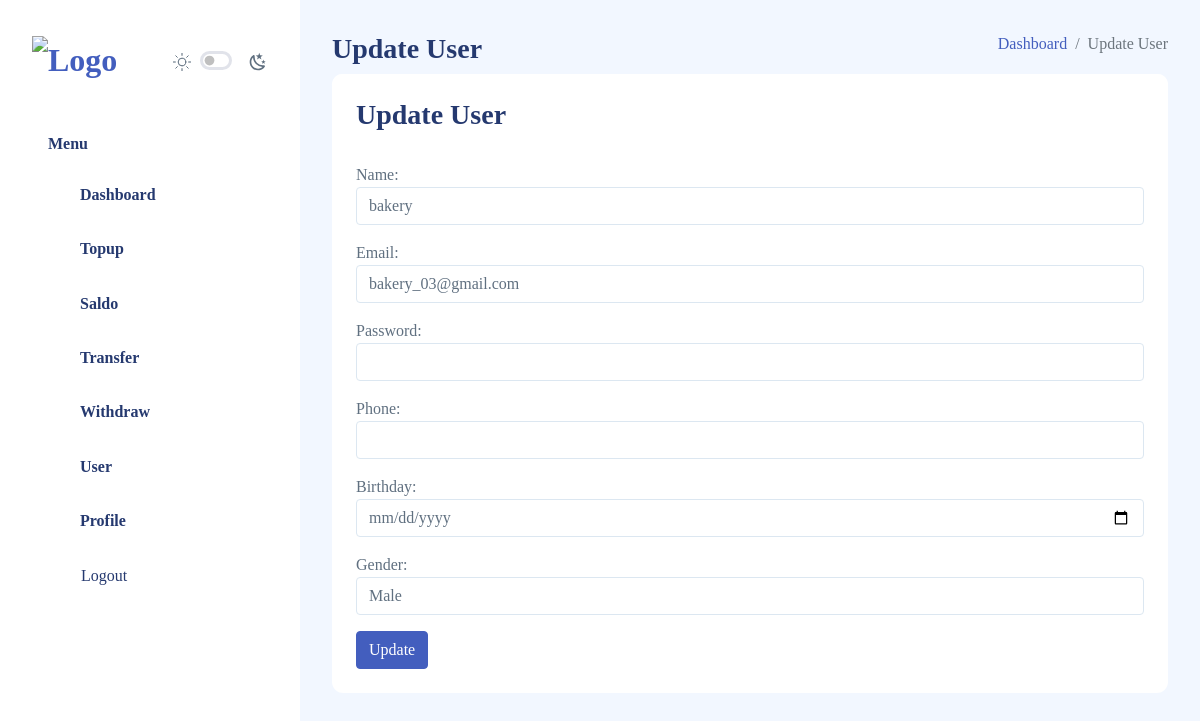
Screenshot of /user/update/1 (signed in) with the database file from the repository.
### apps/user/models.py (models this page shows, shortened)
class User(AbstractBaseUser, PermissionsMixin, TimeStampedModel):
    GENDER_CHOICES = [
        ("M", "Male"),
        ("F", "Female"),
    ]
    name = models.CharField(max_length=100)
    email = models.EmailField(unique=True)
    password = models.CharField(max_length=255)
    noc_transfer = models.CharField(max_length=20, default="0")
    phone = models.CharField(max_length=15, null=True, blank=True)
    birthday = models.DateField(null=True, blank=True)
    gender = models.CharField(
        max_length=1, choices=GENDER_CHOICES, null=True, blank=True
    )
    image = models.ImageField(upload_to="user_images/", null=True, blank=True)
    is_staff = models.BooleanField(
        default=False,
        help_text=("Designates whether the user can log into this admin site."),
    )
    objects = MyUserManager()
    EMAIL_FIELD = "email"
    USERNAME_FIELD = "email"
    REQUIRED_FIELDS = ["name"]

### apps/user/views.py (the view, shortened to what this page needs)
# urls.py: path("update/<int:id>", UserEditView.as_view(), name="user-edit"),
class UserEditView(LoginRequiredMixin, View):
    redirect_field_name = "/auth/login"
    def get(self, request, id):
        user = get_object_or_404(User, pk=id)
        form = UserForm(instance=user)
        return render(
            request,
            "admin/user/edit.html",
            {
                "title": "Edit User",
                "user": user,
                "form": form,
            },
        )

### apps/user/forms.py
class UserForm(forms.ModelForm):
    name = forms.CharField(widget=forms.TextInput(attrs={"class": "form-control"}))
    email = forms.EmailField(widget=forms.EmailInput(attrs={"class": "form-control"}))
    password = forms.CharField(
        widget=forms.PasswordInput(attrs={"class": "form-control"})
    )
    phone = forms.CharField(widget=forms.TextInput(attrs={"class": "form-control"}))
    birthday = forms.DateField(
        widget=forms.DateInput(attrs={"class": "form-control", "type": "date"})
    )
    gender = forms.ChoiceField(
        choices=User.GENDER_CHOICES,
        widget=forms.Select(attrs={"class": "form-control"}),
    )
    image = forms.ImageField(widget=forms.FileInput(attrs={"class": "form-control"}))
    class Meta:
        model = User
        fields = [
            "name",
            "email",
            "password",
            "phone",
            "birthday",
            "gender",
            "image",
        ]

### public/templates/admin/user/edit.html (shortened to what this page needs)
{% extends "layouts/admin/base.html" %} {% block content %}
<div class="page-heading">
  <div class="page-title">
    <div class="row">
      <div class="col-12 col-md-6 order-md-1 order-last">
        <h3>Update User</h3>
      </div>
      <div class="col-12 col-md-6 order-md-2 order-first">
        <nav
          aria-label="breadcrumb"
          class="breadcrumb-header float-start float-lg-end"
        >
          <ol class="breadcrumb">
            <li class="breadcrumb-item">
              <a href="index.html">Dashboard</a>
            </li>
            <li class="breadcrumb-item active" aria-current="page">
              Update User
            </li>
          </ol>
        </nav>
      </div>
    </div>
  </div>
  <section class="section">
    <div class="card">
      <div class="card-header">
        <h3>Update User</h3>
      </div>
      <div class="card-body">
        <form
          action="{% url 'user-edit' user.id %}"
          method="post"
          id="user-form"
          enctype="multipart/form-data"
          data-parsley-validate
        >
          <div class="mb-3">{{ form.name.label_tag }} {{ form.name }}</div>
          <div class="mb-3">{{ form.email.label_tag }} {{ form.email }}</div>
          <div class="mb-3">
            {{ form.password.label_tag }} {{ form.password }}
          </div>
          <div class="mb-3">{{ form.phone.label_tag }} {{ form.phone }}</div>
          <div class="mb-3">
            {{ form.birthday.label_tag }} {{ form.birthday }}
          </div>
          <div class="mb-3">{{ form.gender.label_tag }} {{ form.gender }}</div>
          <button type="submit" class="btn btn-primary">Update</button>
        </form>
      </div>
    </div>
  </section>
</div>
{% endblock %}
  {% load static %}

### rows the page displays
User: name "bakery", email "bakery_03@gmail.com", gender "Male"
